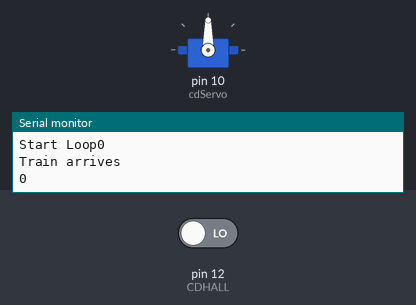
The sketch below on a simulated Arduino Uno, built with avr-gcc and run on an emulated ATmega328P. Parts: servo, the last lines printed to the serial monitor. The inputs (shaded band) are chosen by the test bench; at power-on: pin 12 (CDHALL) LOW.

Above: at 1.2 s.
1.3 s: pin 12 (CDHALL) driven HIGH
At 2.2 s:
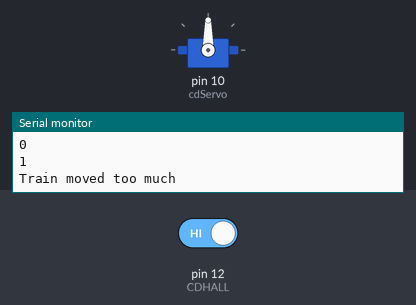
3.5 s: pin 12 (CDHALL) driven LOW
At 6.3 s:
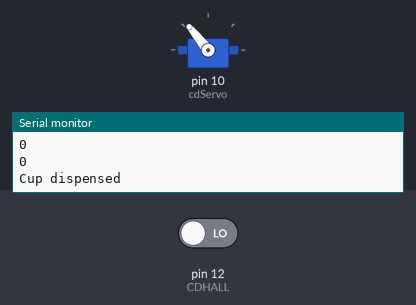
At 7.3 s:
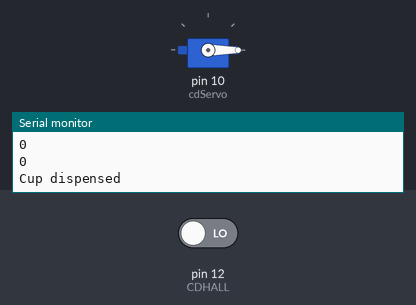
Timing chart, 0 to 13.7 s (numbered marks = the images above; inputs shaded):
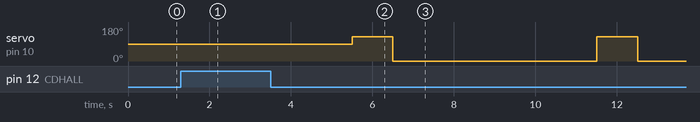

Measured:
- after the input at 1.3 s, servo on pin 10 (cdServo): stays 90° (without the input it goes to 129° after 0.70 s)
- after the input at 3.5 s, servo on pin 10 (cdServo): alternates 129° for 1.0 s and 0° for 5.0 s, starting after 2.0 s

The sketch:

HallSensorCDTest.ino
```cpp
#include <Servo.h>


#define CDHALL 12


//CupDispenser
Servo cdServo;


void setup() {
  Serial.begin(115200);
  cdServo.attach(10);
  pinMode(CDHALL, INPUT);
//  pinMode(13, OUTPUT);
  // put your setup code here, to run once:

}

void loop() {
  Serial.print("Start Loop");
  Serial.println(digitalRead(CDHALL));
//  setSpeed(1);
//  positionFirstCup();
/*  if(digitalRead(CDHALL)==LOW) {
    dispenseCup();
  }*/
  positionFirstCup();
  delay(10);
}

void positionFirstCup() {
  while(digitalRead(CDHALL)!=LOW){
  }
  Serial.println("Train arrives");
  Serial.println(digitalRead(CDHALL));
//  stop();
//  long start = millis();
//  long finish = millis();
  //delay(5000);//Check if HIGH for 2 seconds
//  while(start-finish<2000&&digitalRead(CDHALL)!=LOW){
//    finish = millis();
//  }
  delay(2000);
  Serial.println(digitalRead(CDHALL));
  if(digitalRead(CDHALL)!=LOW){
    //locationCorrection();
    Serial.println("Train moved too much");
    positionFirstCup();
    return;
  }else {
    Serial.println("Cup dispensed");
    dispenseCup();
    return;
  }
}

void dispenseCup() {
      //dispensing
      cdServo.write(129);
      delay(1000);
      cdServo.write(0);
      delay(3000);
}
```
